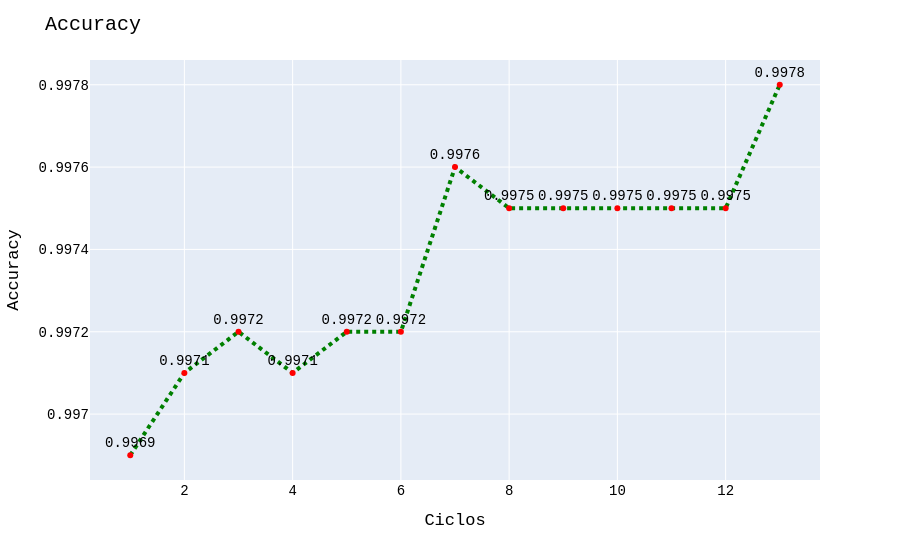

Here is the notebook cell this chart was saved with:
### Code cell
#Captura el código fuente y agrega los comentarios describiendo la funcionalidad del mismo e interpreta el resultado
gf1 = px.line(x = cicloGx, y = exactGy, markers = True, text= exactGy, labels= {'x': 'Ciclos', 'y': 'Accuracy'})
gf1.update_traces(line = dict(dash = 'dot', width = 4, color = 'green'),
                  marker = dict(color = 'red'), 
                  textposition = 'top center')
gf1.update_layout(title = 'Accuracy', font = dict(family = 'Courier New, monospace', size = 14, color = 'Black'))
gf1.show()
# grafica el aprendizaje del modelo (precision)

### Figure 1 — Plotly figure (JSON) as saved in the notebook; plotly's stock layout.template omitted (floating-point values rounded to 4 significant figures)
{"data": [{"hovertemplate": "Ciclos=%{x}<br>Accuracy=%{y}<br>text=%{text}<extra></extra>", "legendgroup": "", "line": {"color": "green", "dash": "dot", "width": 4}, "marker": {"color": "red", "symbol": "circle"}, "mode": "lines+markers+text", "name": "", "orientation": "v", "showlegend": false, "text": [0.9969, 0.9971, 0.9972, 0.9971, 0.9972, 0.9972, 0.9976, 0.9975, 0.9975, 0.9975, 0.9975, 0.9975, 0.9978], "textposition": "top center", "type": "scatter", "x": [1, 2, 3, 4, 5, 6, 7, 8, 9, 10, 11, 12, 13], "xaxis": "x", "y": [0.9969, 0.9971, 0.9972, 0.9971, 0.9972, 0.9972, 0.9976, 0.9975, 0.9975, 0.9975, 0.9975, 0.9975, 0.9978], "yaxis": "y"}], "layout": {"font": {"color": "Black", "family": "Courier New, monospace", "size": 14}, "legend": {"tracegroupgap": 0}, "margin": {"t": 60}, "title": {"text": "Accuracy"}, "xaxis": {"anchor": "y", "domain": [0, 1], "title": {"text": "Ciclos"}}, "yaxis": {"anchor": "x", "domain": [0, 1], "title": {"text": "Accuracy"}}}}
